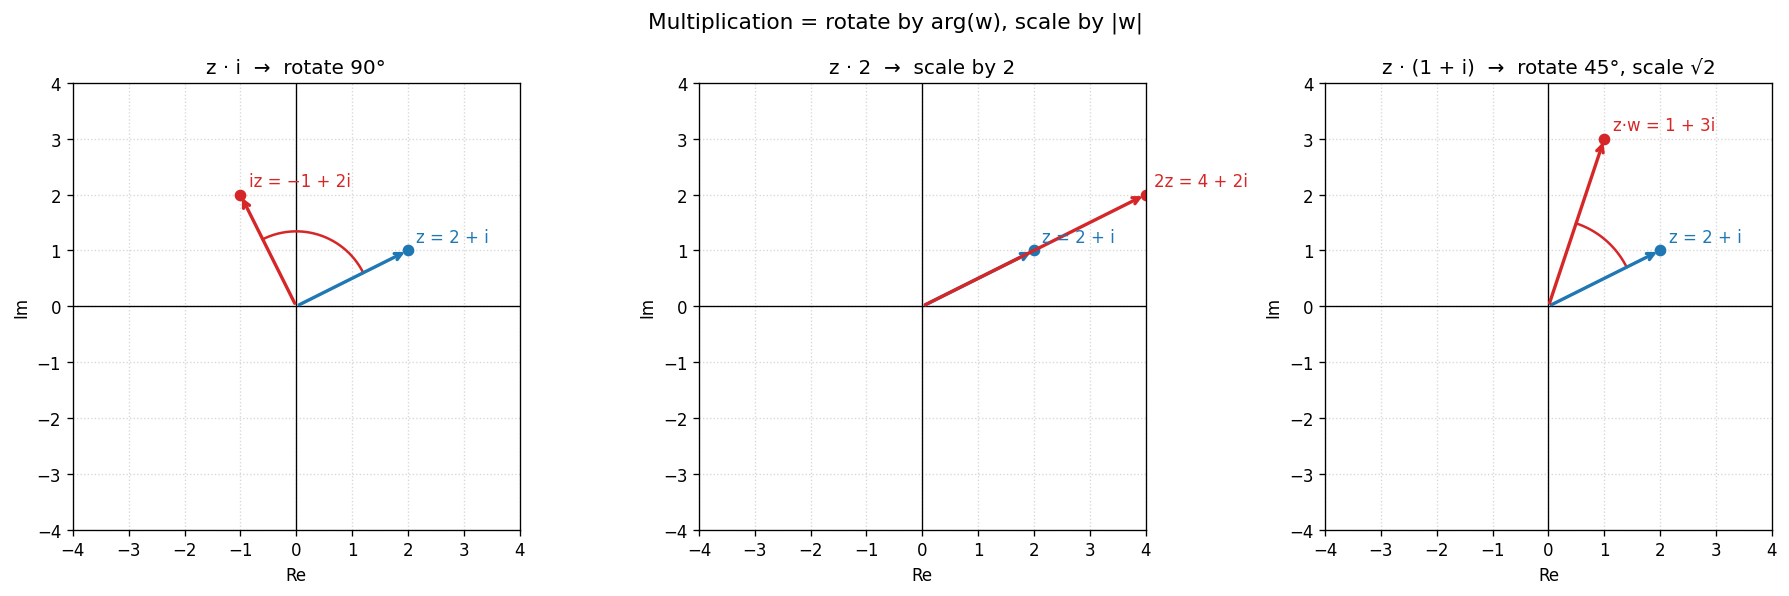

This chart was generated by the following Python code:
"""fig07 — multiplication as rotation + scaling.

Three panels:
  (a) z · i        — pure rotation by 90°
  (b) z · 2        — pure scaling by 2
  (c) z · (1 + i)  — rotation by 45° and scaling by √2
"""
import matplotlib.pyplot as plt
import numpy as np
from pathlib import Path


def setup(ax, title, lim=4):
    ax.set_xlim(-lim, lim)
    ax.set_ylim(-lim, lim)
    ax.set_aspect("equal")
    ax.grid(True, linestyle=":", alpha=0.5)
    ax.axhline(0, color="black", lw=0.8)
    ax.axvline(0, color="black", lw=0.8)
    ax.set_title(title)
    ax.set_xlabel("Re")
    ax.set_ylabel("Im")


def arrow(ax, z_from, z_to, color, lw=2):
    ax.annotate("", xy=(z_to.real, z_to.imag),
                xytext=(z_from.real, z_from.imag),
                arrowprops=dict(arrowstyle="->", color=color, lw=lw))


def label(ax, z, text, color):
    ax.plot(z.real, z.imag, "o", color=color, markersize=6)
    ax.text(z.real + 0.15, z.imag + 0.15, text, color=color, fontsize=10)


fig, axes = plt.subplots(1, 3, figsize=(15, 5))

z = 2 + 1j

# panel (a): z · i
ax = axes[0]
setup(ax, "z · i  →  rotate 90°")
zi = z * 1j
arrow(ax, 0+0j, z, "C0")
arrow(ax, 0+0j, zi, "C3")
label(ax, z, "z = 2 + i", "C0")
label(ax, zi, "iz = −1 + 2i", "C3")
# arc showing rotation
t = np.linspace(np.angle(z), np.angle(zi), 30)
r = abs(z) * 0.6
ax.plot(r*np.cos(t), r*np.sin(t), color="C3", lw=1.5)

# panel (b): z · 2
ax = axes[1]
setup(ax, "z · 2  →  scale by 2")
z2 = z * 2
arrow(ax, 0+0j, z, "C0")
arrow(ax, 0+0j, z2, "C3", lw=2)
label(ax, z, "z = 2 + i", "C0")
label(ax, z2, "2z = 4 + 2i", "C3")

# panel (c): z · (1 + i)
ax = axes[2]
setup(ax, "z · (1 + i)  →  rotate 45°, scale √2")
w = 1 + 1j
zw = z * w
arrow(ax, 0+0j, z, "C0")
arrow(ax, 0+0j, zw, "C3", lw=2)
label(ax, z, "z = 2 + i", "C0")
label(ax, zw, f"z·w = {int(zw.real)} + {int(zw.imag)}i", "C3")
# arc
t = np.linspace(np.angle(z), np.angle(zw), 30)
r = abs(z) * 0.7
ax.plot(r*np.cos(t), r*np.sin(t), color="C3", lw=1.5)

fig.suptitle("Multiplication = rotate by arg(w), scale by |w|",
             fontsize=13)
fig.tight_layout()

out = Path(__file__).parent / "fig07_multiplication.png"
fig.savefig(out, dpi=120, bbox_inches="tight")
print(f"saved → {out}")
plt.show()
